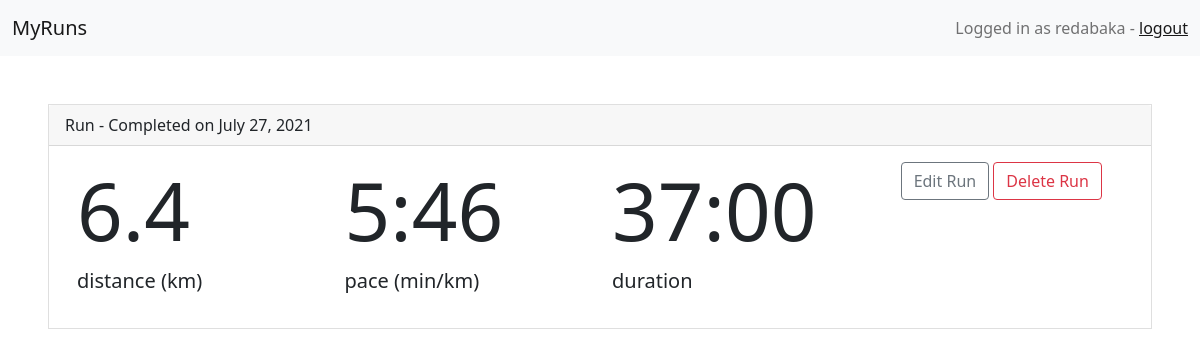
/run/4/ (signed in), run on the app's committed database.
### workout/models.py (models this page shows, shortened)
class Run(models.Model):
    ACTIVITY_CHOICES = (
        ('run', 'Run'),
        ('hike', 'Hike')
    )
    user = models.ForeignKey(User, on_delete=models.CASCADE, null=True, blank=True)
    activity = models.CharField(max_length=20, choices=ACTIVITY_CHOICES, default='run')
    name = models.CharField(max_length=20)
    created = models.DateTimeField(auto_now_add=True)
    distance = models.FloatField()
    duration = models.FloatField()
    pace = models.FloatField()
    date = models.DateField()
    class Meta:
        order_with_respect_to = 'user'

### workout/views.py (the view)
# urls.py: path('run/<str:pk>/', views.run_details, name='run_details'),
@login_required(login_url='login/')
def run_details(request, pk):
    run = Run.objects.get(id=pk, user=request.user)
    return render(request,
                  'workout/run/details.html',
                  {'run': run})

### workout/templatetags/workout_tags.py (called while the page is built)
@register.filter
def convert_to_minutes(value):
    seconds = float(value)-int(value)
    return '{}:{:02d}'.format(int(value),int(seconds*60))

### workout/templates/workout/run/details.html (shortened to what this page needs)
{% extends "base.html" %}
{% load workout_tags %}
{% block content %}
<div class="card-header">
    {{ run.name }} - Completed on {{ run.date }}
</div>
<div class="card-body">
    <div class="container">
        <div class="row">
            <div class="col-md-3">
                <h1 class="display-1">{{ run.distance }}</h1>
                <p class='lead'>distance (km)</p>
            </div>
            <div class="col-md-3">
                <h1 class="display-1">{{ run.pace|convert_to_minutes }}</h1>
                <p class="lead">pace (min/km)</p>
            </div>
            <div class="col-md-3">
                <h1 class="display-1">{{ run.duration|convert_to_minutes}}</h1>
                <p class="lead">duration</p>
            </div>
            <div class='col-md-3 text-center'>
                <a href="{% url 'workout:edit_run' run.id %}" class="btn btn-outline-secondary">Edit Run</a>
                <a href="{% url 'workout:delete_run' run.id %}" class="btn btn-outline-danger">Delete Run</a>
            </div>
        </div>
    </div>
</div>
 {% endblock %}

### workout/templates/base.html (shortened to what this page needs)
{% load static %}
<!DOCTYPE html>
<html>
<head>
    <link href="https://cdn.jsdelivr.net/npm/bootstrap@5.0.2/dist/css/bootstrap.min.css" rel="stylesheet"
>
</head>
<body>
    <nav class="navbar navbar-light bg-light">
        <div class="container-fluid">
          <span class="navbar-brand mb-0 h1">MyRuns</span>
          {% if user.is_authenticated %}
            <span class="navbar-text">
                Logged in as {{ user.username }} -
                <a href="{% url 'workout:logout' %}"">logout</a>
            </span>
          {% endif %}
        </div>
    </nav>
    <div class='card m-5 rounded-0'>
        {% block content %}
        {% endblock %}
    </div>
</body>
</html>

### data on the page
Run: name "Run", date "July 27, 2021", distance "6.4", pace|convert_to_minutes "5:46", duration|convert_to_minutes "37:00"

### other printed values
{{ user.username }} "redabaka"
